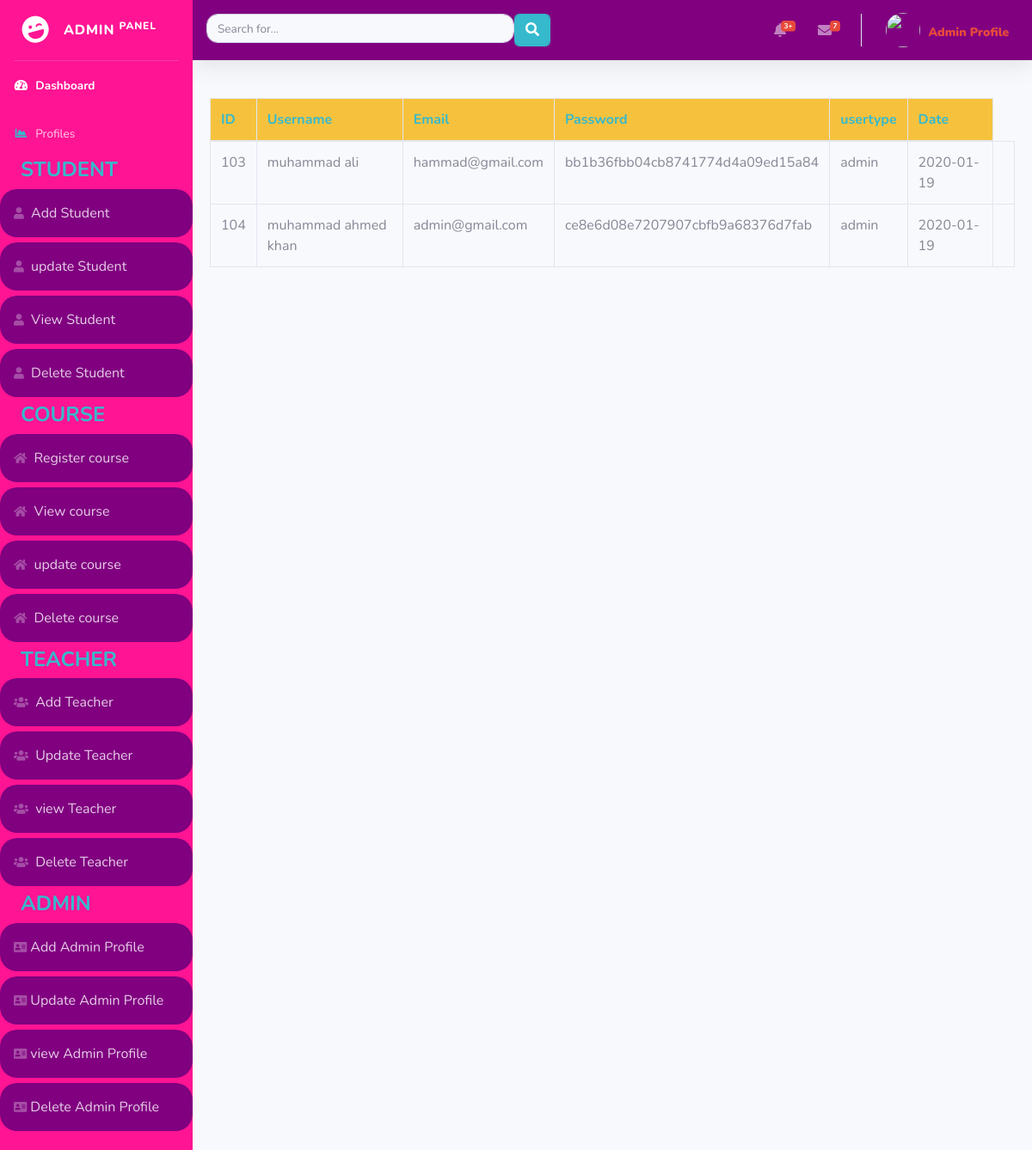
The page /src/dashbord/viewadmin.php (signed in) on the database its author committed.
### tables this page shows
CREATE TABLE `register` (
  `id` int(255) NOT NULL,
  `username` varchar(255) NOT NULL,
  `email` varchar(255) NOT NULL,
  `password` varchar(255) NOT NULL,
  `usertype` varchar(33) NOT NULL,
  `date` date NOT NULL
);

### src/dashbord/viewadmin.php (the view, shortened to what this page needs)
<?php
include('includes/header.php');
include('includes/navbar.php');
?>
<div class="card-body">
<div class="table-responsive">
<?php
$connection=mysqli_connect("localhost","root","","adminpanel");
$query="SELECT * FROM register";
$query_run= mysqli_query($connection,$query);
?>
  <table style="" class="table table-bordered   " id="dataTable" width="100%" cellspacing="0">
    <thead class="text-dark bg-warning font-weight-bolder">
      <tr class="text-info font-weight-bold ">
        <th > ID </th>
        <th> Username </th>
        <th>Email </th>
        <th>Password</th>
        <th>usertype</th>
        <th>Date</th>
      </tr>
    </thead>
    <tbody>
    <?php
    if(mysqli_num_rows($query_run)> 0 )
    {
      while($row=mysqli_fetch_assoc($query_run))
      {
      ?>
      <tr >
<td> <?php echo $row['id'];      ?>  </td>
        <td  > <?php echo $row['username']; ?>  </td>
        <td  > <?php echo $row['email'];   ?>  </td>
        <td  > <?php echo $row['password']; ?>  </td>
        <td  > <?php echo $row['usertype']; ?>  </td>
         <td  > <?php echo $row['date']; ?>  </td>
        <td>
        </tr>
        <?php
      }
    }
    else{
      echo"NO RECORD FOUND";
    }
    ?>
    </div>

### src/dashbord/includes/header.php (shortened to what this page needs)
<!DOCTYPE html>
<html lang="en">
<head>
  <link href="vendor/fontawesome-free/css/all.min.css" rel="stylesheet" type="text/css">
  <link href="css/sb-admin-2.min.css" rel="stylesheet">
</head>
<body id="page-top">
  <div id="wrapper">

### src/dashbord/includes/navbar.php (shortened to what this page needs)
<!DOCTYPE html>
<html>
<head>
</head>
<body>
   <ul style="background-color:#FF1493	;" class="navbar-nav  sidebar sidebar-dark accordion" id="accordionSidebar">
<a class="sidebar-brand d-flex align-items-center justify-content-center" href="index.html">
  <div class="sidebar-brand-icon rotate-n-15">
    <i class="fas fa-laugh-wink"></i>
  </div>
  <div class="sidebar-brand-text mx-3">ADMIN <sup>Panel</sup></div>
</a>
<hr class="sidebar-divider my-0">
<li class="nav-item active">
  <a class="nav-link" href="index.php">
    <i class="fas fa-fw fa-tachometer-alt"></i>
    <span>Dashboard</span></a>
</li>
<li class="nav-item">
  <a class="nav-link" href="register.php">
    <i class="fas fa-fw fa-chart-area text-info"></i>
    <span> Profiles</span></a>
</li>
<h4 class=" text-info font-weight-bold pl-4">STUDENT</h4>
<li class="nav-item aa ">
              <a style="background: purple; border-radius: 20px;" class="nav-link " id="active" href="addstudent.php"><i class="fa fa-user"  data-toggle="modal" data-target="#addstudentprofile"  ></i>  Add Student
               </a>
            </li>
            <li class="nav-item aa ">
              <a style="background: purple; border-radius: 20px;" class="nav-link "  href="updatestudent.php"><i class="fa fa-user"></i>  update Student
               </a>
            </li>
            <li class="nav-item aa">
              <a style="background: purple; border-radius: 20px;" class="nav-link"  href="viewstudent.php"><i class="fa fa-user"></i> View Student
               </a>
            </li>
            <li class="nav-item aa ">
              <a style="background: purple; border-radius: 20px;" class="nav-link"  href="deletestudent.php"><i class="fa fa-user"></i> Delete Student
               </a>
            </li>
            <h4 class=" text-info font-weight-bold pl-4">COURSE</h4>
            <li class="nav-item aa ">
              <a style="background: purple; border-radius: 20px;" class="nav-link"  href="addcourse.php"><i class="fa fa-home"></i> Register course
               </a>
            </li>
            <li class="nav-item aa">
              <a style="background: purple; border-radius: 20px;" class="nav-link"  href="viewcourse.php"><i class="fa fa-home"></i> View course
               </a>
            </li>
            <li class="nav-item aa">
              <a style="background: purple; border-radius: 20px;" class="nav-link"  href="updatecourse.php"><i class="fa fa-home"></i> update course
               </a>
            </li>
            <li class="nav-item aa">
              <a style="background: purple; border-radius: 20px;" class="nav-link"  href="deletecourse.php"><i class="fa fa-home"></i> Delete course
               </a>
            </li>
            <h4 class=" text-info font-weight-bold pl-4">TEACHER</h4>
            <li class="nav-item aa">
              <a style="background: purple; border-radius: 20px;" class="nav-link" id="active" href="addteacher.php"><i class="fa fa-users"></i>  Add Teacher
               </a>
            </li>
            <li class="nav-item aa">
              <a style="background: purple; border-radius: 20px;" class="nav-link" id="active" href="updateteacher.php"><i class="fa fa-users"></i> Update Teacher
               </a>
            </li>
            <li class="nav-item aa">
              <a style="background: purple; border-radius: 20px;" class="nav-link" id="active" href="viewteacher.php"><i class="fa fa-users"></i> view Teacher
               </a>
            </li>
            <li class="nav-item aa">
              <a style="background: purple; border-radius: 20px;" class="nav-link" id="active" href="deleteteacher.php"><i class="fa fa-users"></i> Delete Teacher
               </a>
            </li>
       <h4 class=" text-info font-weight-bold pl-4">ADMIN</h4>
            <li class="nav-item  aa ">
              <a style="background: purple; border-radius: 20px;" class="nav-link" id="active" href="addadmin.php"><i class="fa fa-address-card"></i>Add Admin Profile
               </a>
            </li>
            <li class="nav-item aa ">
              <a style="background: purple; border-radius: 20px;" class="nav-link" id="active" href="updateadmin.php"><i class="fa fa-address-card"></i>Update Admin Profile
               </a>
            </li>
            <li class="nav-item aa ">
              <a style="background: purple; border-radius: 20px;" class="nav-link" id="active" href="viewadmin.php"><i class="fa fa-address-card"></i>view Admin Profile
               </a>
            </li>
            <li class="nav-item  aa">
              <a style="background: purple; border-radius: 20px;" class="nav-link" id="active" href="deleteadmin.php"><i class="fa fa-address-card"></i>Delete Admin Profile
               </a>
            </li>
</ul>
    <div id="content-wrapper" class="d-flex flex-column">
      <div id="content">
        <nav style="background-color:purple;" class="navbar navbar-expand navbar-dark topbar mb-4 static-top shadow">
          <form class="d-none d-sm-inline-block form-inline  mr-auto   navbar-search">
            <div class="input-group">
              <input  style="border-radius:13px;" type="text" class="form-control bg-light  small" placeholder="Search for..." aria-label="Search" aria-describedby="basic-addon2">
              <div class="input-group">
                <button style="border-radius:px;" class=" form-control btn btn-info" type="button">
                  <i class="fas fa-search  text-white"></i>
                </button>
              </div>
            </div>
          </form>
          <ul   class="navbar-nav ml-auto ">
            <li class="nav-item dropdown no-arrow mx-1">
              <a class="nav-link dropdown-toggle" href="#" id="alertsDropdown" role="button" data-toggle="dropdown" aria-haspopup="true" aria-expanded="false">
                <i class="fas fa-bell fa-fw"></i>
                <span class="badge badge-danger badge-counter">3+</span>
              </a>
            </li>
            <li class="nav-item dropdown no-arrow mx-1">
              <a class="nav-link dropdown-toggle" href="#" id="messagesDropdown" role="button" data-toggle="dropdown" aria-haspopup="true" aria-expanded="false">
                <i class="fas fa-envelope fa-fw"></i>
                <span class="badge badge-danger badge-counter">7</span>
              </a>
            </li>
            <li class="nav-item dropdown no-arrow">
              <a class="nav-link dropdown-toggle" href="#" id="userDropdown" role="button" data-toggle="dropdown" aria-haspopup="true" aria-expanded="false">
              <img style="width:40px; height:40px;  border-radius:50%;" ;class="img-profile  " src="https://cdn.pixabay.com/photo/2017/03/04/12/15/programming-2115930_960_720.jpg">
                <span class="mr-2 d-none d-lg-inline text-gray-600 small">
            <h6 style="font-size:14px; position: relative; top: 7px!important; left: 10%; font-weight:900;" class="text-danger ">Admin Profile </h6>
                </span>
              </a>
            </li>
          </ul>
        </nav>

### src/dashbord/includes/navbar.php (style rules this page uses)
.aa { padding-bottom: 6px; color: green; }

### rows shown on the page
register: id "103", username "muhammad ali", email "hammad@gmail.com", password "bb1b36fbb04cb8741774d4a09ed15a84", usertype "admin", date "2020-01-19"
register: id "104", username "muhammad ahmed khan", email "admin@gmail.com", password "ce8e6d08e7207907cbfb9a68376d7fab", usertype "admin", date "2020-01-19"
